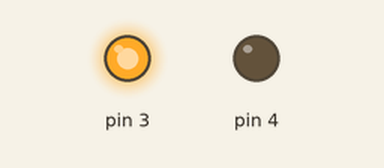
A sketch run on a simulated Arduino Uno, built with avr-gcc and run on an emulated ATmega328P. Shown: output pins drawn as LEDs (lit = HIGH).

Above: at 0.5 s.
At 5.0 s:
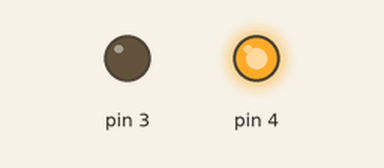
Timing chart, 0 to 6.9 s (numbered marks = the images above):
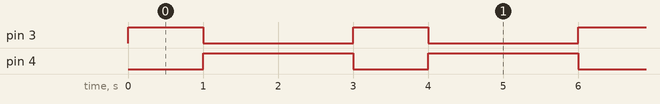

Measured:
- by itself, pin 3: alternates HIGH for 1.0 s and LOW for 2.0 s
- by itself, pin 4: alternates HIGH for 2.0 s and LOW for 1.0 s

The sketch:

codigo.ino
```cpp
// C++ code
//
void setup()
{
 pinMode(3, OUTPUT);
 pinMode(4, OUTPUT);
}

void loop()
{
  digitalWrite(3, HIGH);
  digitalWrite(4, LOW);
  delay(1000); // Wait for 1000 millisecond(s)
  digitalWrite(4, HIGH);
  digitalWrite(3, LOW);
  delay(1000); // Wait for 1000 millisecond(s)
  delay (1000);
}
```
